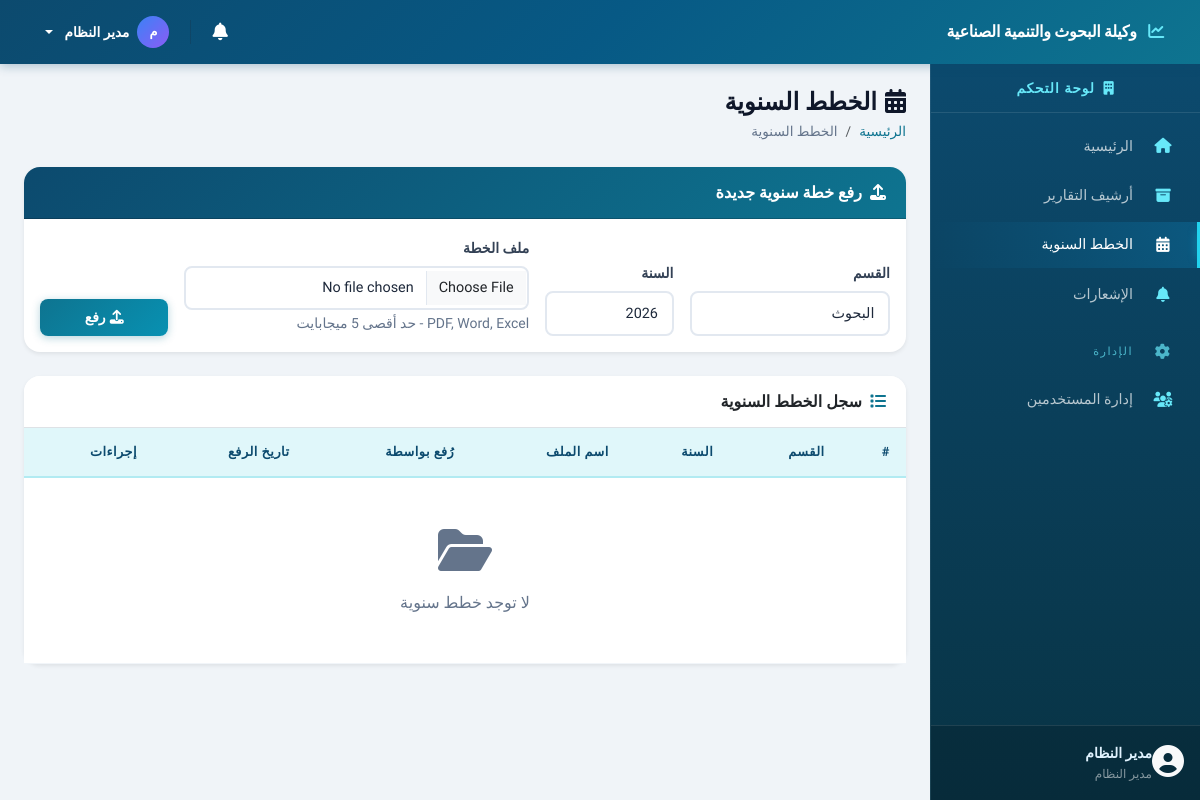
The page /pages/upload_annual_plan.php (signed in) on the database its author committed.
### tables this page shows
CREATE TABLE IF NOT EXISTS users (
    id INT PRIMARY KEY AUTO_INCREMENT,
    name VARCHAR(100) NOT NULL,
    email VARCHAR(100) NOT NULL UNIQUE,
    password VARCHAR(255) NOT NULL,
    role ENUM('admin', 'director', 'coordinator', 'manager', 'employee') NOT NULL DEFAULT 'employee',
    department_id INT NULL,
    created_at TIMESTAMP DEFAULT CURRENT_TIMESTAMP,
    FOREIGN KEY (department_id) REFERENCES departments(id) ON DELETE SET NULL
);

### includes/functions.php (called while the page is built, shortened)
<?php
require_once __DIR__ . '/../config/database.php';
function isLoggedIn() {
    return isset($_SESSION['user_id']) && !empty($_SESSION['user_id']);
}
function isAdmin() {
    return isset($_SESSION['user_role']) && $_SESSION['user_role'] === 'admin';
}
function isEmployee() {
    return isset($_SESSION['user_role']) && $_SESSION['user_role'] === 'employee';
}
function e($string) {
    return htmlspecialchars($string ?? '', ENT_QUOTES, 'UTF-8');
}
function db() {
    return Database::getInstance()->getConnection();
}
function dbQuery($sql, $params = []) {
    $stmt = db()->prepare($sql);
    $stmt->execute($params);
    return $stmt;
}
function dbFetchOne($sql, $params = []) {
    $stmt = dbQuery($sql, $params);
    return $stmt->fetch();
}
function dbFetchAll($sql, $params = []) {
    $stmt = dbQuery($sql, $params);
    return $stmt->fetchAll();
}
function getCurrentUser() {
    return dbFetchOne("SELECT u.*, d.name as department_name FROM users u LEFT JOIN departments d ON u.department_id = d.id WHERE u.id = ?", [$_SESSION['user_id']]);
}
function getRoleName($role) {
    $roles = [
        'admin' => 'مدير النظام',
        'director' => 'وكيلة الوكالة',
        'coordinator' => 'المنسق',
        'manager' => 'مدير قسم',
        'employee' => 'موظف'
    ];
    return $roles[$role] ?? $role;
}
function getCurrentPage() {
    return basename($_SERVER['PHP_SELF'], '.php');
}
function isActivePage($page) {
    return getCurrentPage() === $page ? 'active' : '';
}
function getDepartments() {
    return dbFetchAll("SELECT * FROM departments ORDER BY id");
}

### config/database.php (called while the page is built, shortened)
<?php
class Database {
    private static $instance = null;
    private $pdo;
    private function __construct() {
        try {
            $dsn = "mysql:host=" . DB_HOST . ";dbname=" . DB_NAME . ";charset=" . DB_CHARSET;
            $options = [
                PDO::ATTR_ERRMODE            => PDO::ERRMODE_EXCEPTION,
                PDO::ATTR_DEFAULT_FETCH_MODE => PDO::FETCH_ASSOC,
                PDO::ATTR_EMULATE_PREPARES   => false,
                PDO::MYSQL_ATTR_INIT_COMMAND => "SET NAMES utf8mb4 COLLATE utf8mb4_unicode_ci"
            ];
            $this->pdo = new PDO($dsn, DB_USER, DB_PASS, $options);
        } catch (PDOException $e) {
            die('خطأ في الاتصال بقاعدة البيانات: ' . $e->getMessage());
        }
    }
    public static function getInstance() {
        if (self::$instance === null) {
            self::$instance = new self();
        }
        return self::$instance;
    }
    public function getConnection() {
        return $this->pdo;
    }
}

### pages/upload_annual_plan.php (the view, shortened to what this page needs)
<?php
require_once __DIR__ . '/../includes/header.php';
$departments = getDepartments();
$canUpload = isAdmin() || isManager();
$plansQuery = "SELECT ap.*, d.name as department_name, u.name as uploader_name
               FROM annual_plans ap
               JOIN departments d ON ap.department_id = d.id
               JOIN users u ON ap.uploaded_by = u.id";
$plansParams = [];
$plansQuery .= " ORDER BY ap.year DESC, ap.uploaded_at DESC";
$plans = dbFetchAll($plansQuery, $plansParams);
?>
<div class="d-flex justify-content-between align-items-center mb-4">
    <div>
        <h4 class="mb-1"><i class="fas fa-calendar-alt me-2"></i>الخطط السنوية</h4>
        <nav aria-label="breadcrumb">
            <ol class="breadcrumb mb-0">
                <li class="breadcrumb-item"><a href="<?= SITE_URL ?>/pages/dashboard.php">الرئيسية</a></li>
                <li class="breadcrumb-item active">الخطط السنوية</li>
            </ol>
        </nav>
    </div>
</div>
<?php if ($canUpload): ?>
<div class="card border-0 shadow-sm mb-4">
    <div class="card-header bg-primary text-white">
        <h6 class="mb-0"><i class="fas fa-upload me-2"></i>رفع خطة سنوية جديدة</h6>
    </div>
    <div class="card-body">
        <form method="POST" enctype="multipart/form-data">
            <div class="row g-3 align-items-end">
                <div class="col-md-3">
                    <label class="form-label fw-bold">القسم</label>
                    <select class="form-select" name="department_id" required>
                        <?php foreach ($departments as $dept): ?>
                            <?php if (isAdmin() || $dept['id'] == $_SESSION['user_department_id']): ?>
                            <option value="<?= $dept['id'] ?>"><?= e($dept['name']) ?></option>
                            <?php endif; ?>
                        <?php endforeach; ?>
                    </select>
                </div>
                <div class="col-md-2">
                    <label class="form-label fw-bold">السنة</label>
                    <select class="form-select" name="year">
                        <?php for ($y = date('Y') + 1; $y >= date('Y') - 2; $y--): ?>
                        <option value="<?= $y ?>" <?= $y == date('Y') ? 'selected' : '' ?>><?= $y ?></option>
                        <?php endfor; ?>
                    </select>
                </div>
                <div class="col-md-5">
                    <label class="form-label fw-bold">ملف الخطة</label>
                    <input type="file" class="form-control" name="plan_file" required
                           accept=".pdf,.docx,.xlsx">
                    <small class="text-muted">PDF, Word, Excel - حد أقصى 5 ميجابايت</small>
                </div>
                <div class="col-md-2">
                    <button type="submit" class="btn btn-primary w-100">
                        <i class="fas fa-upload me-1"></i>رفع
                    </button>
                </div>
            </div>
        </form>
    </div>
</div>
<?php endif; ?>
<div class="card border-0 shadow-sm mb-4">
    <div class="card-header bg-white border-bottom">
        <h6 class="mb-0 fw-bold"><i class="fas fa-list me-2 text-primary"></i>سجل الخطط السنوية</h6>
    </div>
    <div class="card-body p-0">
        <div class="table-responsive">
            <table class="table table-hover align-middle mb-0">
                <thead class="table-light">
                    <tr>
                        <th>#</th>
                        <th>القسم</th>
                        <th>السنة</th>
                        <th>اسم الملف</th>
                        <th>رُفع بواسطة</th>
                        <th>تاريخ الرفع</th>
                        <th>إجراءات</th>
                    </tr>
                </thead>
                <tbody>
                    <?php if (empty($plans)): ?>
                    <tr>
                        <td colspan="7" class="text-center text-muted py-5">
                            <i class="fas fa-folder-open fa-3x mb-3 d-block"></i>
                            لا توجد خطط سنوية
                        </td>
                    </tr>
                    <?php endif; ?>
                </tbody>
            </table>
        </div>
    </div>
</div>
<?php require_once __DIR__ . '/../includes/footer.php'; ?>

### includes/header.php (shortened to what this page needs)
<?php
require_once __DIR__ . '/functions.php';
$currentUser = getCurrentUser();
?>
<!DOCTYPE html>
<html lang="ar" dir="rtl">
<head>
    <link rel="stylesheet" href="https://cdn.jsdelivr.net/npm/bootstrap@5.3.0/dist/css/bootstrap.rtl.min.css">
    <link rel="stylesheet" href="https://cdnjs.cloudflare.com/ajax/libs/font-awesome/6.4.0/css/all.min.css">
    <link rel="stylesheet" href="https://cdn.jsdelivr.net/npm/sweetalert2@11/dist/sweetalert2.min.css">
    <link rel="stylesheet" href="<?= SITE_URL ?>/assets/css/style.css">
</head>
<body>
    <nav class="navbar navbar-expand-lg navbar-dark bg-primary fixed-top">
        <div class="container-fluid">
            <a class="navbar-brand" href="<?= SITE_URL ?>/pages/dashboard.php">
                <i class="fas fa-chart-line me-2"></i>
                <span class="d-none d-sm-inline"><?= e(SITE_NAME) ?></span>
            </a>
            <div class="d-flex align-items-center ms-auto gap-1">
                <div class="dropdown">
                    <button class="btn btn-link text-white position-relative px-2" data-bs-toggle="dropdown" aria-expanded="false" style="font-size: 1.1rem;">
                        <i class="fas fa-bell"></i>
                    </button>
                </div>
                <div class="dropdown">
                    <button class="btn btn-link text-white dropdown-toggle text-decoration-none d-flex align-items-center gap-2 px-2" data-bs-toggle="dropdown">
                        <div class="d-flex align-items-center justify-content-center rounded-circle" style="width:32px; height:32px; background: linear-gradient(135deg, #3b82f6, #8b5cf6); font-size: 0.8rem;">
                            <?= mb_substr($currentUser['name'] ?? '', 0, 1) ?>
                        </div>
                        <span class="d-none d-md-inline" style="font-size: 0.85rem;"><?= e($currentUser['name'] ?? '') ?></span>
                    </button>
                </div>
            </div>
        </div>
    </nav>
    <div class="d-flex" id="wrapper">
        <?php include __DIR__ . '/sidebar.php'; ?>
        <div class="flex-grow-1" id="page-content">
            <div class="container-fluid p-4">

### includes/sidebar.php (shortened to what this page needs)
<div class="sidebar bg-dark text-white" id="sidebar">
    <div class="sidebar-header text-center py-3 border-bottom border-secondary">
        <h6 class="mb-0">
            <i class="fas fa-building me-1"></i>
            لوحة التحكم
        </h6>
    </div>
    <nav class="sidebar-nav">
        <ul class="nav flex-column py-2">
            <li class="nav-item">
                <a class="nav-link <?= isActivePage('dashboard') ?>" href="<?= SITE_URL ?>/pages/dashboard.php">
                    <i class="fas fa-home me-2"></i>
                    <span>الرئيسية</span>
                </a>
            </li>
            <li class="nav-item">
                <a class="nav-link <?= isActivePage('reports_archive') ?>" href="<?= SITE_URL ?>/pages/reports_archive.php">
                    <i class="fas fa-archive me-2"></i>
                    <span>أرشيف التقارير</span>
                </a>
            </li>
            <?php if (!isEmployee()): ?>
            <li class="nav-item">
                <a class="nav-link <?= isActivePage('upload_annual_plan') ?>" href="<?= SITE_URL ?>/pages/upload_annual_plan.php">
                    <i class="fas fa-calendar-alt me-2"></i>
                    <span>الخطط السنوية</span>
                </a>
            </li>
            <?php endif; ?>
            <li class="nav-item">
                <a class="nav-link <?= isActivePage('notifications') ?>" href="<?= SITE_URL ?>/pages/notifications.php">
                    <i class="fas fa-bell me-2"></i>
                    <span>الإشعارات</span>
                </a>
            </li>
            <?php if (isAdmin()): ?>
            <li class="nav-item mt-2 mb-1">
                <span class="nav-link text-muted small text-uppercase">
                    <i class="fas fa-cog me-2"></i>الإدارة
                </span>
            </li>
            <li class="nav-item">
                <a class="nav-link <?= isActivePage('users_management') ?>" href="<?= SITE_URL ?>/pages/users_management.php">
                    <i class="fas fa-users-cog me-2"></i>
                    <span>إدارة المستخدمين</span>
                </a>
            </li>
            <?php endif; ?>
        </ul>
    </nav>
    <div class="sidebar-footer border-top border-secondary p-3 mt-auto">
        <div class="d-flex align-items-center">
            <div class="flex-shrink-0">
                <i class="fas fa-user-circle fa-2x text-light"></i>
            </div>
            <div class="flex-grow-1 me-2 overflow-hidden">
                <div class="fw-bold small text-truncate"><?= e($currentUser['name'] ?? '') ?></div>
                <div class="text-muted smaller"><?= getRoleName($currentUser['role'] ?? '') ?></div>
            </div>
        </div>
    </div>
</div>

### rows shown on the page
users: name "م", name "مدير النظام", role "مدير النظام"

### other values the page prints
SITE_NAME "وكيلة البحوث والتنمية الصناعية"
form field department_id "البحوث"
form field year "2026"
